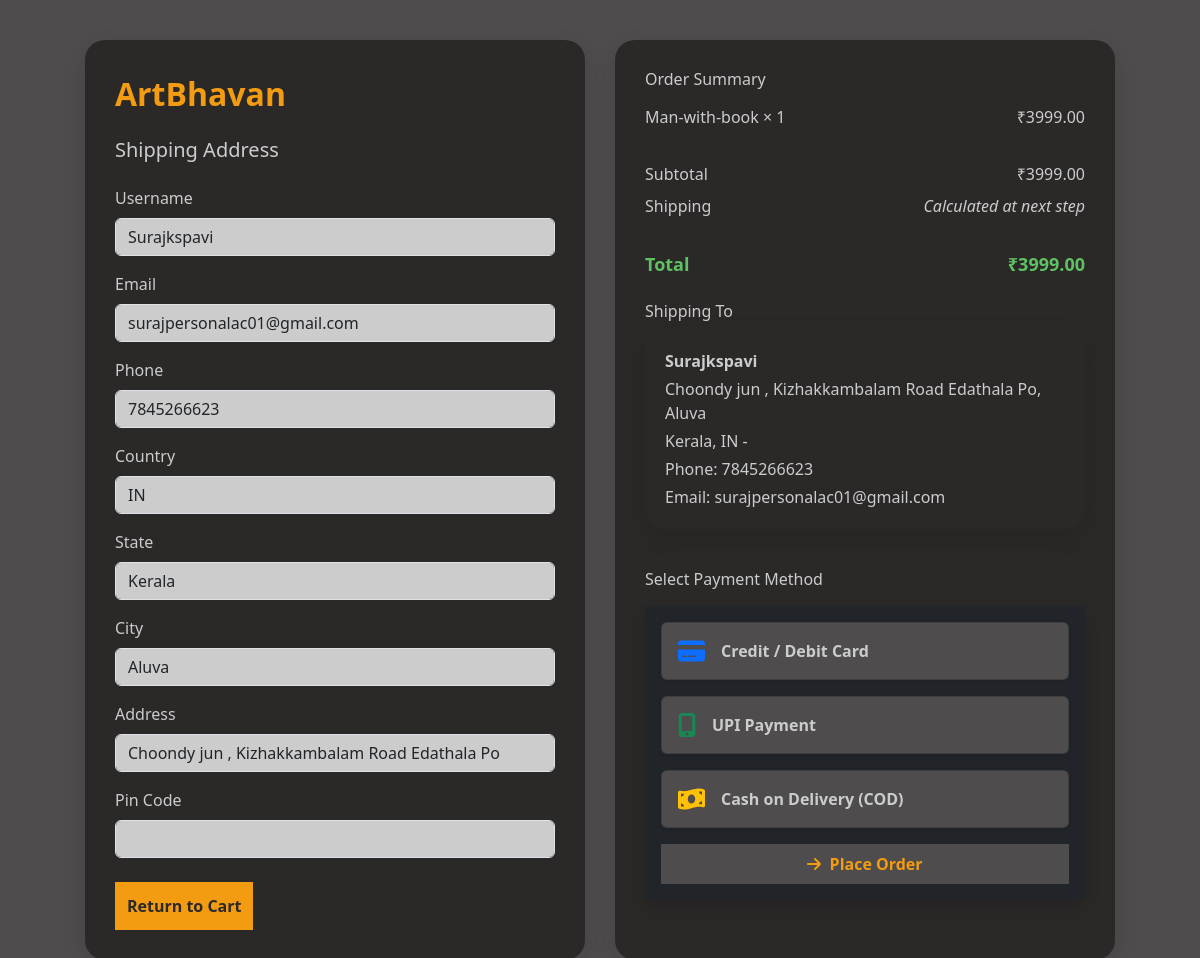
Screenshot of /checkout/ (signed in) with the database file from the repository.
### paintings/models.py (models this page shows, shortened)
class UserSignup(models.Model):
    phoneorusername = models.CharField(max_length=15)
    email = models.EmailField(max_length=254, blank=True, null=True)
    password = models.CharField(max_length=15)

class UserProfile(models.Model):
    user = models.OneToOneField(UserSignup, on_delete=models.CASCADE)
    email = models.EmailField( max_length=254, blank=True, null=True)
    phoneorusername = models.CharField(max_length=15)
    profile_picture = models.ImageField(upload_to='profile_pics/', blank=True, null=True)
    phone = models.CharField(max_length=15, blank=True, null=True)
    country = CountryField(blank_label='(Select country)', blank=True, null=True)
    address = models.CharField(max_length=255, blank=True, null=True)
    city = models.CharField(max_length=100, blank=True, null=True)
    state = models.CharField(max_length=100, blank=True, null=True)
    pincode = models.CharField(max_length=10, blank=True, null=True)
    created_at = models.DateTimeField(auto_now_add=True, null=True)

class CartItem(models.Model):
    cart = models.ForeignKey(Cart, on_delete=models.CASCADE, related_name='items')
    artwork = models.ForeignKey(Artwork, on_delete=models.CASCADE)
    quantity = models.PositiveIntegerField(default=1)
    def total_price(self):
        return self.artwork.price * self.quantity

class Artwork(models.Model):
    CATEGORY_CHOICES = [
        ('Sketches', 'Sketches'),
        ('Portraits', 'Portraits'),
        ('Oil Paintings', 'Oil Paintings'),
        ('Digital Art', 'Digital Art'),
    ]
    title = models.CharField(max_length=200)
    image = models.ImageField(upload_to='artworks/')
    category = models.CharField(max_length=50, choices=CATEGORY_CHOICES)
    price = models.DecimalField(max_digits=10, decimal_places=2)
    height = models.PositiveIntegerField(help_text="Height in cm")
    width = models.PositiveIntegerField(help_text="Width in cm")
    description = models.TextField(blank=True, null=True)

class Cart(models.Model):
    user = models.ForeignKey(UserSignup, on_delete=models.CASCADE)
    created_at = models.DateTimeField(auto_now_add=True)
    def total_price(self):
        return sum(item.total_price() for item in self.items.all())

### paintings/views.py (the view)
# urls.py: path('checkout/', views.checkout_view, name='checkout'),
def checkout_view(request):
    user = request.session.get('user_id')
    user_instance = get_object_or_404(UserSignup, id=user)
    profile = get_object_or_404(UserProfile, user=user_instance)
    cart = get_object_or_404(Cart, user=user_instance)
    return render(request, 'checkout.html', {
        'user': user_instance,
        'cart': cart,
        'user': {
            'username': user_instance.phoneorusername,
            'email': user_instance.email,
            'profile': profile
        }
    })

### paintings/templates/checkout.html (shortened to what this page needs)
{% load static %}
<!DOCTYPE html>
<html lang="en">
<head>
    <link rel="stylesheet" href="{% static 'css/checkout.css' %}">
    <link href="https://cdn.jsdelivr.net/npm/bootstrap@5.3.0/dist/css/bootstrap.min.css" rel="stylesheet">
</head>
<body>
<div class="container checkout-container">
    <div class="form-section">
        <div class="brand-logo">ArtBhavan</div>
        <h5 class="mb-4">Shipping Address</h5>
        <form method="post" action="#">
            <div class="mb-3">
                <label class="form-label">Username</label>
                <input type="text" class="form-control" value="{{ user.username }}" readonly>
            </div>
            <div class="mb-3">
                <label class="form-label">Email</label>
                <input type="email" class="form-control" value="{{ user.email }}" readonly>
            </div>
            <div class="mb-3">
                <label class="form-label">Phone</label>
                <input type="text" class="form-control" value="{{ user.profile.phone }}" readonly>
            </div>
            <div class="mb-3">
                <label class="form-label">Country</label>
                <input type="text" class="form-control" value="{{ user.profile.country }}" readonly>
            </div>
            <div class="mb-3">
                <label class="form-label">State</label>
                <input type="text" class="form-control" value="{{ user.profile.state }}" readonly>
            </div>
            <div class="mb-3">
                <label class="form-label">City</label>
                <input type="text" class="form-control" value="{{ user.profile.city }}" readonly>
            </div>
            <div class="mb-3">
                <label class="form-label">Address</label>
                <input type="text" class="form-control" value="{{ user.profile.address }}" readonly>
            </div>
            <div class="mb-3">
                <label class="form-label">Pin Code</label>
                <input type="text" class="form-control" value="{{ user.profile.pin_code }}" readonly>
            </div>
            <div class="d-flex justify-content-between mt-4">
                <a href="{% url 'cart' %}" class="btn-return ">Return to Cart</a>
            </div>
        </form>
    </div>
    <div class="summary-section">
        <h6 class="mb-3">Order Summary</h6>
        {% for item in cart.items.all %}
            <div class="d-flex justify-content-between mb-2">
                <div>{{ item.artwork.title }} × {{ item.quantity }}</div>
                <div>₹{{ item.total_price }}</div>
            </div>
        {% endfor %}
        <hr>
        <div class="d-flex justify-content-between mb-2">
            <div>Subtotal</div>
            <div>₹{{ cart.total_price }}</div>
        </div>
        <div class="d-flex justify-content-between mb-2">
            <div>Shipping</div>
            <div><i>Calculated at next step</i></div>
        </div>
        <hr>
        <div class="d-flex justify-content-between total-amount">
            <div>Total</div>
            <div>₹{{ cart.total_price }}</div>
        </div>
    <h6 class="mt-4 mb-2">Shipping To</h6>
    <div class="shipping-address">
        <p class="mb-1"><strong>{{ user.username }}</strong></p>
        <p class="mb-1">{{ user.profile.address }}, {{ user.profile.city }}</p>
        <p class="mb-1">{{ user.profile.state }}, {{ user.profile.country }} - {{ user.profile.pin_code }}</p>
        <p class="mb-1">Phone: {{ user.profile.phone }}</p>
        <p class="mb-0">Email: {{ user.email }}</p>
    </div>
    <hr>
    <h6 class="mt-4 mb-3">Select Payment Method</h6>
<form id="paymentForm" method="post" action="{% url 'process_payment' %}" class="p-3 rounded shadow bg-dark">
    <div class="d-flex flex-column gap-3" >
        <div style="background-color:  #4e4c4c;" class="payment-option card p-3 shadow-sm" onclick="selectPayment('card')">
            <div class="d-flex align-items-center">
                <i class="fas fa-credit-card fs-4 text-primary me-3"></i>
                <div class="fw-semibold" style="color: #ccc;">Credit / Debit Card</div>
            </div>
        </div>
        <div style="background-color:  #4e4c4c;" class="payment-option card p-3 shadow-sm" onclick="selectPayment('upi')">
            <div class="d-flex align-items-center">
                <i class="fas fa-mobile-alt fs-4 text-success me-3"></i>
                <div class="fw-semibold" style="color: #ccc;">UPI Payment</div>
            </div>
        </div>
        <div style="background-color:  #4e4c4c;" class="payment-option card p-3 shadow-sm" onclick="selectPayment('cod')">
            <div class="d-flex align-items-center">
                <i class="fas fa-money-bill-wave fs-4 text-warning me-3"></i>
                <div class="fw-semibold" style="color: #ccc;">Cash on Delivery (COD)</div>
            </div>
        </div>
    </div>
    <button type="submit" class="btn-continue  w-100 mt-3 py-2 fw-semibold">
        <i class="fas fa-arrow-right me-1"></i> Place Order
    </button>
</form>
    </div>
</div>
</body>
</html>

### paintings/static/css/checkout.css (style rules this page uses)
body { background: linear-gradient(to right, #4e4c4c, #4e4c4c); font-family: 'Segoe UI', Tahoma, Geneva, Verdana, sans-serif; padding: 40px 10px; }
.checkout-container { display: flex; flex-wrap: wrap; gap: 30px; justify-content: center; }
.form-section, .summary-section { background-color: #2b2828; padding: 30px; border-radius: 20px; box-shadow: 0 8px 24px rgba(0,0,0,0.1); max-width: 500px; width: 100%; }
.brand-logo { font-size: 32px; font-weight: bold; color: #f39c12; margin-bottom: 20px; }
.mb-4 { color: #ccc; }
.form-label { font-weight: 500; color: #ccc; }
.form-control[readonly] { background-color: #ccc; }
.btn-continue { background-color: #4e4c4c; border: none; color: #f39c12; font-weight: bold; padding: 12px; font-size: 16px; border: none; cursor: pointer; transition: 0.2s ease-in-out; text-decoration: none; }
.total-amount { font-weight: bold; font-size: 18px; color: #5ec163; }
.btn-return { background-color: #f39c12; border: none; color: #2b2828; font-weight: bold; padding: 12px; font-size: 16px; border: none; cursor: pointer; transition: 0.2s ease-in-out; text-decoration: none; }
.mb-3 { color: #ccc; }
.mb-2 { color: #ccc; }
.shipping-address { background-color: #2b2828; padding: 20px; border-radius: 20px; box-shadow: 0 8px 24px rgba(0,0,0,0.1); max-width: 500px; width: 100%; color: #ccc; }
.payment-option { cursor: pointer; transition: all 0.3s ease; }

### rows the page displays
UserSignup: username "Surajkspavi", email "surajpersonalac01@gmail.com"
UserProfile: profile.phone "7845266623", profile.country "IN", profile.state "Kerala", profile.city "Aluva", profile.address "Choondy jun , Kizhakkambalam Road Edathala Po"
CartItem: artwork "Man-with-book", quantity "1", total_price "3999.00"
Cart: total_price "3999.00"
